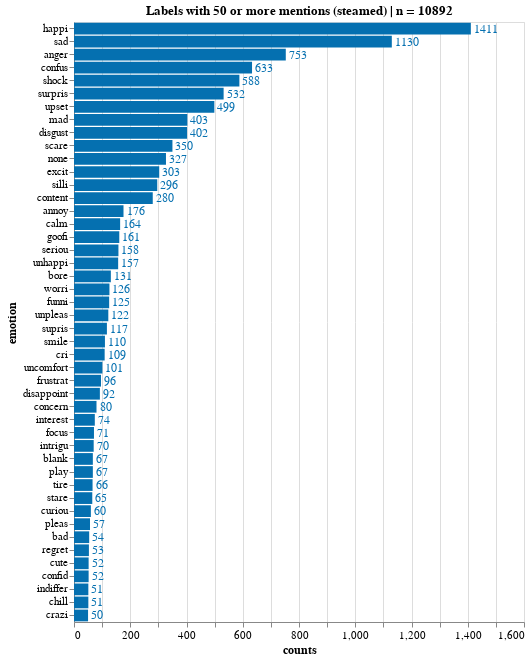

The cell this chart's notebook holds for it:
### Code cell
source = df_emo_overall[df_emo_overall['counts'] > 49]
title = 'Labels with 50 or more mentions (steamed) | n = '+ source['counts'].sum().astype(str)
X, Y = 'counts:Q', 'emotion:N'
w, h= 450, 600
txs, ls, ts = 12, 11, 12

chart_overall_count = simple_count_bar(source, title=title, X=X, Y=Y, width=w, height=h, text_size = txs, label_size = ls, title_size=ts)
chart_overall_count.display(renderer='svg')

### Figure 1 — Vega-Lite specification as saved in the notebook (floating-point values rounded to 4 significant figures)
{"config": {"view": {"continuousWidth": 400, "continuousHeight": 300}, "axis": {"labelFontSize": 11, "titleFontSize": 12}}, "layer": [{"mark": "bar", "encoding": {"color": {"condition": {"value": "#orange", "test": "(datum.emotion === 'Some')"}, "value": "#0570b0"}, "x": {"type": "quantitative", "field": "counts"}, "y": {"type": "nominal", "field": "emotion", "sort": "-x"}}, "title": "Labels with 50 or more mentions (steamed) | n = 10892"}, {"mark": {"type": "text", "align": "left", "baseline": "middle", "dx": 3, "fontSize": 12}, "encoding": {"color": {"condition": {"value": "#orange", "test": "(datum.emotion === 'Some')"}, "value": "#0570b0"}, "text": {"type": "quantitative", "field": "counts"}, "x": {"type": "quantitative", "field": "counts"}, "y": {"type": "nominal", "field": "emotion", "sort": "-x"}}, "title": "Labels with 50 or more mentions (steamed) | n = 10892"}], "data": {"name": "data-b761b7ec1c21abaf7643242cf9d27a4d"}, "height": 600, "width": 450, "$schema": "https://vega.github.io/schema/vega-lite/v4.8.1.json", "datasets": {"data-b761b7ec1c21abaf7643242cf9d27a4d": [{"counts": 1411, "emotion": "happi", "percent": 0.09823}, {"counts": 1130, "emotion": "sad", "percent": 0.07867}, {"counts": 753, "emotion": "anger", "percent": 0.05242}, {"counts": 633, "emotion": "confus", "percent": 0.04407}, {"counts": 588, "emotion": "shock", "percent": 0.04094}, {"counts": 532, "emotion": "surpris", "percent": 0.03704}, {"counts": 499, "emotion": "upset", "percent": 0.03474}, {"counts": 403, "emotion": "mad", "percent": 0.02806}, {"counts": 402, "emotion": "disgust", "percent": 0.02799}, {"counts": 350, "emotion": "scare", "percent": 0.02437}, {"counts": 327, "emotion": "none", "percent": 0.02277}, {"counts": 303, "emotion": "excit", "percent": 0.02109}, {"counts": 296, "emotion": "silli", "percent": 0.02061}, {"counts": 280, "emotion": "content", "percent": 0.01949}, {"counts": 176, "emotion": "annoy", "percent": 0.01225}, {"counts": 164, "emotion": "calm", "percent": 0.01142}, {"counts": 161, "emotion": "goofi", "percent": 0.01121}, {"counts": 158, "emotion": "seriou", "percent": 0.011}, {"counts": 157, "emotion": "unhappi", "percent": 0.01093}, {"counts": 131, "emotion": "bore", "percent": 0.00912}, {"counts": 126, "emotion": "worri", "percent": 0.008772}, {"counts": 125, "emotion": "funni", "percent": 0.008702}, {"counts": 122, "emotion": "unpleas", "percent": 0.008493}, {"counts": 117, "emotion": "supris", "percent": 0.008145}, {"counts": 110, "emotion": "smile", "percent": 0.007658}, {"counts": 109, "emotion": "cri", "percent": 0.007588}, {"counts": 101, "emotion": "uncomfort", "percent": 0.007031}, {"counts": 96, "emotion": "frustrat", "percent": 0.006683}, {"counts": 92, "emotion": "disappoint", "percent": 0.006405}, {"counts": 80, "emotion": "concern", "percent": 0.005569}, {"counts": 74, "emotion": "interest", "percent": 0.005152}, {"counts": 71, "emotion": "focus", "percent": 0.004943}, {"counts": 70, "emotion": "intrigu", "percent": 0.004873}, {"counts": 67, "emotion": "blank", "percent": 0.004664}, {"counts": 67, "emotion": "play", "percent": 0.004664}, {"counts": 66, "emotion": "tire", "percent": 0.004595}, {"counts": 65, "emotion": "stare", "percent": 0.004525}, {"counts": 60, "emotion": "curiou", "percent": 0.004177}, {"counts": 57, "emotion": "pleas", "percent": 0.003968}, {"counts": 54, "emotion": "bad", "percent": 0.003759}, {"counts": 53, "emotion": "regret", "percent": 0.00369}, {"counts": 52, "emotion": "cute", "percent": 0.00362}, {"counts": 52, "emotion": "confid", "percent": 0.00362}, {"counts": 51, "emotion": "indiffer", "percent": 0.003551}, {"counts": 51, "emotion": "chill", "percent": 0.003551}, {"counts": 50, "emotion": "crazi", "percent": 0.003481}]}}
